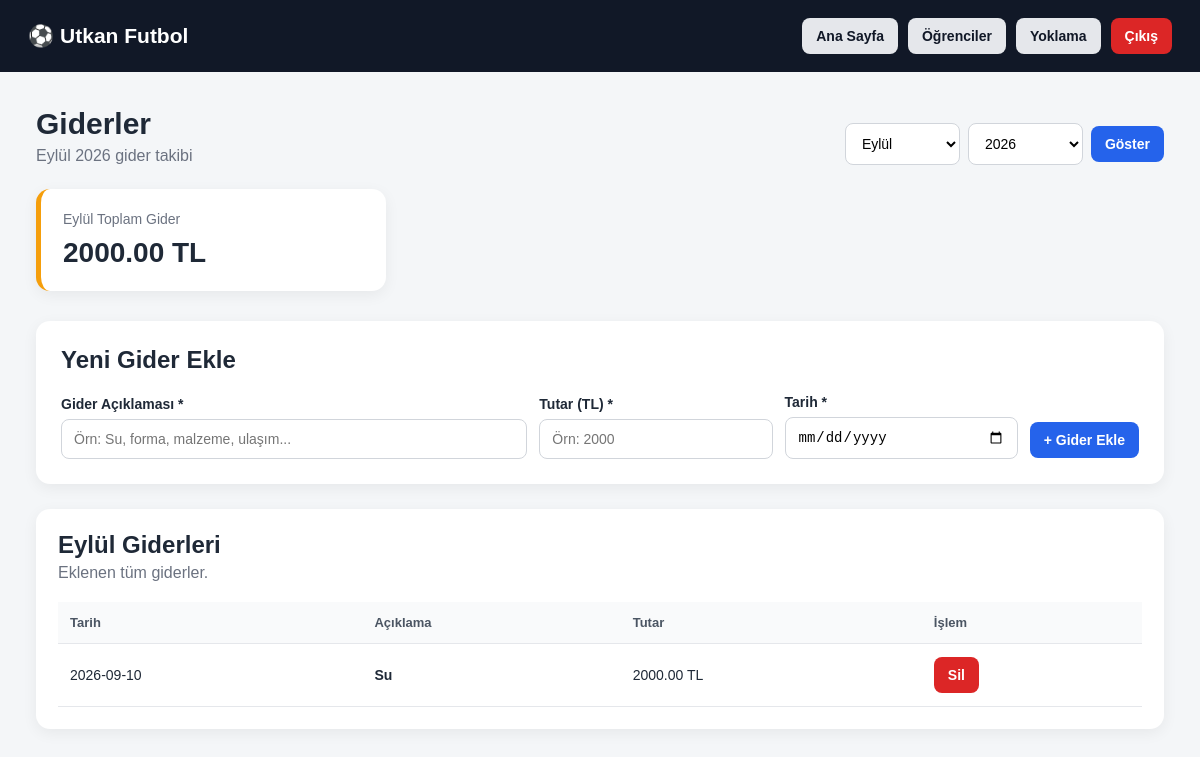
The page /expenses (signed in) on the database its author committed.
### tables this page shows
CREATE TABLE expenses (
            id INTEGER PRIMARY KEY AUTOINCREMENT,
            school_id INTEGER NOT NULL,
            description TEXT NOT NULL,
            amount REAL NOT NULL DEFAULT 0,
            expense_date TEXT NOT NULL,
            created_at TEXT,
            FOREIGN KEY (school_id)
                REFERENCES schools(id)
                ON DELETE CASCADE
        );

### app.py (the view, shortened to what this page needs)
@app.route("/expenses", methods=["GET", "POST"])
def expenses():
    if not school_logged_in():
        return redirect(url_for("login"))
    school_id = session["school_id"]
    year, month = get_selected_period()
    conn = get_db()
    expense_list = conn.execute("""
        SELECT *
        FROM expenses
        WHERE school_id = ?
        AND CAST(strftime('%Y', expense_date) AS INTEGER) = ?
        AND CAST(strftime('%m', expense_date) AS INTEGER) = ?
        ORDER BY expense_date DESC, id DESC
    """, (
        school_id,
        year,
        month
    )).fetchall()
    total_expenses = conn.execute("""
        SELECT COALESCE(SUM(amount), 0)
        FROM expenses
        WHERE school_id = ?
        AND CAST(strftime('%Y', expense_date) AS INTEGER) = ?
        AND CAST(strftime('%m', expense_date) AS INTEGER) = ?
    """, (
        school_id,
        year,
        month
    )).fetchone()[0]
    conn.close()
    return render_template(
        "expenses.html",
        expenses=expense_list,
        total_expenses=total_expenses,
        selected_year=year,
        selected_month=month,
        month_name=MONTH_NAMES[month],
        months=MONTH_NAMES
    )

### app.py (called while the page is built)
def get_db():
    conn = sqlite3.connect(DB_NAME)
    conn.row_factory = sqlite3.Row
    conn.execute("PRAGMA foreign_keys = ON")
    return conn

def school_logged_in():
    return (
        session.get("logged_in")
        and session.get("role") == "school"
        and session.get("school_id")
    )

def get_selected_period():
    now = datetime.now()
    try:
        year = int(request.args.get("year", now.year))
    except:
        year = now.year
    try:
        month = int(request.args.get("month", now.month))
    except:
        month = now.month
    if month < 1 or month > 12:
        month = now.month
    return year, month

### templates/expenses.html (shortened to what this page needs)
<!DOCTYPE html>
<html lang="tr">
<head>
    <link rel="stylesheet" href="{{ url_for('static', filename='style.css') }}">
</head>
<body>
<header class="topbar">
    <div>
        <h2>⚽ {{ session.school_name or "Futbol Okulu Paneli" }}</h2>
    </div>
    <div class="top-actions">
        <a href="{{ url_for(
            'dashboard',
            year=selected_year,
            month=selected_month
        ) }}" class="btn">
            Ana Sayfa
        </a>
        <a href="{{ url_for('students') }}" class="btn">
            Öğrenciler
        </a>
        <a href="{{ url_for('attendance') }}" class="btn">
            Yoklama
        </a>
        <a href="{{ url_for('logout') }}" class="btn danger">
            Çıkış
        </a>
    </div>
</header>
<main class="container">
    <div class="dashboard-heading">
        <div>
            <h1>Giderler</h1>
            <p>{{ month_name }} {{ selected_year }} gider takibi</p>
        </div>
        <form method="GET" class="compact-period-form">
            <select name="month">
                {% for number, name in months.items() %}
                    <option
                        value="{{ number }}"
                        {% if number == selected_month %}selected{% endif %}
                    >
                        {{ name }}
                    </option>
                {% endfor %}
            </select>
            <select name="year">
                {% for year in range(
                    selected_year - 2,
                    selected_year + 3
                ) %}
                    <option
                        value="{{ year }}"
                        {% if year == selected_year %}selected{% endif %}
                    >
                        {{ year }}
                    </option>
                {% endfor %}
            </select>
            <button type="submit" class="btn primary">
                Göster
            </button>
        </form>
    </div>
    <section class="stats-grid expense-stats">
        <div class="stat-card warning-card">
            <span>{{ month_name }} Toplam Gider</span>
            <strong>
                {{ "%.2f"|format(total_expenses) }} TL
            </strong>
        </div>
    </section>
    <section class="form-card expense-form-card">
        <h2>Yeni Gider Ekle</h2>
        <form method="POST">
            <div class="expense-form-grid">
                <div class="form-group">
                    <label>Gider Açıklaması *</label>
                    <input
                        type="text"
                        name="description"
                        placeholder="Örn: Su, forma, malzeme, ulaşım..."
                        required
                    >
                </div>
                <div class="form-group">
                    <label>Tutar (TL) *</label>
                    <input
                        type="number"
                        name="amount"
                        min="0.01"
                        step="0.01"
                        placeholder="Örn: 2000"
                        required
                    >
                </div>
                <div class="form-group">
                    <label>Tarih *</label>
                    <input
                        type="date"
                        name="expense_date"
                        required
                    >
                </div>
                <div class="expense-add-button">
                    <button type="submit" class="btn primary">
                        + Gider Ekle
                    </button>
                </div>
            </div>
        </form>
    </section>
    <section class="panel-section">
        <div class="section-header">
            <div>
                <h2>{{ month_name }} Giderleri</h2>
                <p>Eklenen tüm giderler.</p>
            </div>
        </div>
        {% if expenses %}
        <div class="table-wrapper">
            <table>
                <thead>
                    <tr>
                        <th>Tarih</th>
                        <th>Açıklama</th>
                        <th>Tutar</th>
                        <th>İşlem</th>
                    </tr>
                </thead>
                <tbody>
                {% for expense in expenses %}
                    <tr>
                        <td>
                            {{ expense.expense_date }}
                        </td>
                        <td>
                            <strong>
                                {{ expense.description }}
                            </strong>
                        </td>
                        <td>
                            {{ "%.2f"|format(expense.amount) }} TL
                        </td>
                        <td>
                            <form
                                method="POST"
                                action="{{ url_for(
                                    'delete_expense',
                                    expense_id=expense.id
                                ) }}"
                                onsubmit="return confirm('Bu gideri silmek istediğinize emin misiniz?');"
                            >
                                <button
                                    type="submit"
                                    class="btn danger"
                                >
                                    Sil
                                </button>
                            </form>
                        </td>
                    </tr>
                {% endfor %}
                </tbody>
            </table>
        </div>
        {% else %}
        <div class="empty-state">
            Bu ay için gider kaydı bulunmuyor.
        </div>
        {% endif %}
    </section>
</main>
</body>
</html>

### static/style.css (style rules this page uses)
* { box-sizing: border-box; margin: 0; padding: 0; }
body { font-family: Arial, Helvetica, sans-serif; background: #f4f6f8; color: #1f2937; }
a { text-decoration: none; }
.topbar { background: #111827; color: white; padding: 18px 28px; display: flex; align-items: center; justify-content: space-between; gap: 20px; flex-wrap: wrap; }
.topbar h2 { font-size: 21px; }
.top-actions { display: flex; gap: 10px; flex-wrap: wrap; }
.container { width: min(1200px, 94%); margin: 35px auto; }
.btn { border: none; cursor: pointer; display: inline-flex; align-items: center; justify-content: center; padding: 10px 14px; border-radius: 8px; background: #e5e7eb; color: #111827; font-size: 14px; font-weight: 600; transition: 0.2s; }
.btn.primary { background: #2563eb; color: white; }
.btn.danger { background: #dc2626; color: white; }
.stats-grid { display: grid; grid-template-columns: repeat(4, 1fr); gap: 18px; margin-bottom: 30px; }
.stat-card { background: white; padding: 22px; border-radius: 14px; box-shadow: 0 4px 15px rgba(0, 0, 0, 0.06); border-left: 5px solid #2563eb; }
.stat-card span { color: #6b7280; display: block; margin-bottom: 10px; font-size: 14px; }
.stat-card strong { font-size: 28px; }
.warning-card { border-left-color: #f59e0b; }
.panel-section { background: white; border-radius: 14px; padding: 22px; box-shadow: 0 4px 15px rgba(0, 0, 0, 0.06); }
.section-header { display: flex; justify-content: space-between; align-items: center; gap: 15px; margin-bottom: 20px; }
.section-header h2 { margin-bottom: 5px; }
.section-header p { color: #6b7280; }
.table-wrapper { overflow-x: auto; }
table { width: 100%; border-collapse: collapse; }
th, td { padding: 13px 12px; border-bottom: 1px solid #e5e7eb; text-align: left; white-space: nowrap; }
th { background: #f9fafb; font-size: 13px; color: #4b5563; }
td { font-size: 14px; }
input, select, textarea { width: 100%; padding: 11px 12px; border: 1px solid #d1d5db; border-radius: 8px; outline: none; font-size: 14px; background: white; }
.form-card { background: white; border-radius: 14px; padding: 25px; box-shadow: 0 4px 15px rgba(0, 0, 0, 0.06); }
.form-group label { display: block; margin-bottom: 7px; font-weight: 700; font-size: 14px; }
.dashboard-heading { display: flex; justify-content: space-between; align-items: flex-end; gap: 20px; margin-bottom: 24px; }
.dashboard-heading h1 { font-size: 30px; margin-bottom: 6px; }
.dashboard-heading p { color: #6b7280; }
.compact-period-form { display: flex; gap: 8px; align-items: center; }
.compact-period-form select { width: auto; min-width: 115px; }
.expense-form-card { margin-bottom: 25px; }
.expense-form-card h2 { margin-bottom: 20px; }
.expense-form-grid { display: grid; grid-template-columns: 2fr 1fr 1fr auto; gap: 12px; align-items: end; }
.expense-add-button { padding-bottom: 1px; }
.expense-stats { grid-template-columns: minmax(250px, 350px); }

### rows shown on the page
expenses: expense_date "2026-09-10", description "Su", amount "2000.00"

### other values the page prints
{{ session.school_name or "Futbol Okulu Paneli" }} "Utkan Futbol"
{{ month_name }} "Eylül"
{{ selected_year }} "2026"
{{ "%.2f"|format(total_expenses) }} "2000.00"
form field month "Eylül"
form field year "2026"
